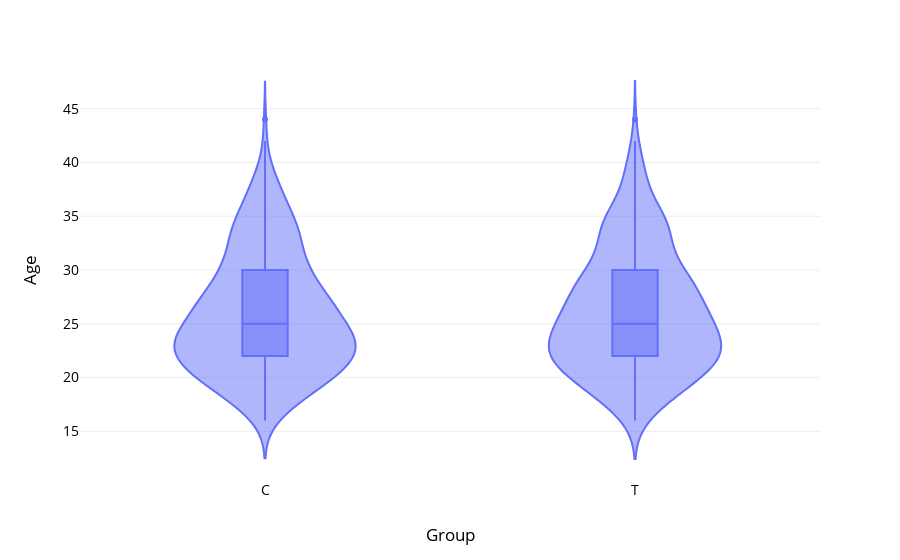

The code cell stored with this chart in its notebook:
### Code cell
fig = px.violin(df, y="Age", x="Group", box=True,
          hover_data=df.columns)
fig.update_layout(template=custom_template,)
fig.show()

### Figure 1 — Plotly figure (JSON) as saved in the notebook; plotly's stock layout.template omitted (floating-point values rounded to 4 significant figures; data arrays with more than 128 entries replaced by an {"elided": "..."} marker saying what was removed)
{"data": [{"alignmentgroup": "True", "box": {"visible": true}, "customdata": {"elided": "823x169 mixed values"}, "hovertemplate": "Group=%{x}<br>Age=%{y}<br>PID=%{customdata[0]}<br>Clinic=%{customdata[1]}<br>Black=%{customdata[2]}<br>White=%{customdata[3]}<br>Nat Am=%{customdata[4]}<br>Asian=%{customdata[5]}<br>Hisp=%{customdata[6]}<br>Education=%{customdata[7]}<br>Public Asstce=%{customdata[8]}<br>Hypertension=%{customdata[9]}<br>Diabetes=%{customdata[10]}<br>BL Diab Type=%{customdata[11]}<br>BMI=%{customdata[12]}<br>Use Tob=%{customdata[13]}<br>BL Cig/Day=%{customdata[14]}<br>Use Alc=%{customdata[15]}<br>BL Drks/Day=%{customdata[16]}<br>Drug Add=%{customdata[17]}<br>Prev preg=%{customdata[18]}<br>N prev preg=%{customdata[19]}<br>Live PTB=%{customdata[20]}<br>Any stillbirth=%{customdata[21]}<br>Spont ab=%{customdata[22]}<br>Induced ab=%{customdata[23]}<br>Any live ptb sb sp ab in ab=%{customdata[24]}<br>N living kids=%{customdata[25]}<br>Tx comp?=%{customdata[26]}<br>Local anes=%{customdata[27]}<br>Topical Anest=%{customdata[28]}<br>Tx time=%{customdata[29]}<br>EDC necessary?=%{customdata[30]}<br>Completed EDC=%{customdata[31]}<br>N extractions=%{customdata[32]}<br>N perm restorations=%{customdata[33]}<br>N qualifying teeth=%{customdata[34]}<br>BL GE=%{customdata[35]}<br>BL %BOP=%{customdata[36]}<br>BL PD avg=%{customdata[37]}<br>BL %PD>4=%{customdata[38]}<br>BL %PD>5=%{customdata[39]}<br>BL CAL avg=%{customdata[40]}<br>BL %CAL>2=%{customdata[41]}<br>BL %CAL>3=%{customdata[42]}<br>BL Calc I=%{customdata[43]}<br>BL Pl I=%{customdata[44]}<br>V3 GE=%{customdata[45]}<br>V3 %BOP=%{customdata[46]}<br>V3 PD avg=%{customdata[47]}<br>V3 %PD>4=%{customdata[48]}<br>V3 %PD>5=%{customdata[49]}<br>V3 CAL avg=%{customdata[50]}<br>V3 %CAL>2=%{customdata[51]}<br>V3 %CAL>3=%{customdata[52]}<br>V3 Calc I=%{customdata[53]}<br>V3 Pl I=%{customdata[54]}<br>V5 GE=%{customdata[55]}<br>V5 %BOP=%{customdata[56]}<br>V5 PD avg=%{customdata[57]}<br>V5 %PD>4=%{customdata[58]}<br>V5 %PD>5=%{customdata[59]}<br>V5 CAL avg=%{customdata[60]}<br>V5 %CAL>2=%{customdata[61]}<br>V5 %CAL>3=%{customdata[62]}<br>V5 Calc I=%{customdata[63]}<br>V5 Pl I=%{customdata[64]}<br>N PAL sites=%{customdata[65]}<br>Birth outcome=%{customdata[66]}<br>Preg ended < 37 wk=%{customdata[67]}<br>GA at outcome=%{customdata[68]}<br>Birthweight=%{customdata[69]}<br>Fetal/congenital anomaly=%{customdata[70]}<br>Apgar1=%{customdata[71]}<br>Apgar5=%{customdata[72]}<br>Any SAE?=%{customdata[73]}<br>GA @ 1st SAE=%{customdata[74]}<br>Bact vag=%{customdata[75]}<br>Gest diab=%{customdata[76]}<br>Oligo=%{customdata[77]}<br>Polyhyd=%{customdata[78]}<br>Gonorrhea=%{customdata[79]}<br>Chlamydia=%{customdata[80]}<br>Strep B=%{customdata[81]}<br>Traumatic Inj=%{customdata[82]}<br>UTI=%{customdata[83]}<br>Pre-eclamp=%{customdata[84]}<br>Mom HIV status=%{customdata[85]}<br>BL Anti-inf=%{customdata[86]}<br>BL Cortico=%{customdata[87]}<br>BL Antibio=%{customdata[88]}<br>BL Bac-vag=%{customdata[89]}<br>V3 Anti-inf=%{customdata[90]}<br>V3 Cortico=%{customdata[91]}<br>V3 Antibio=%{customdata[92]}<br>V3 Bac-vag=%{customdata[93]}<br>V5 Anti-inf=%{customdata[94]}<br>V5 Cortico=%{customdata[95]}<br>V5 Antibio=%{customdata[96]}<br>V5 Bac-vag=%{customdata[97]}<br># Vis Att=%{customdata[98]}<br># Vis Elig=%{customdata[99]}<br>1st Miss Vis=%{customdata[100]}<br>OAA1=%{customdata[101]}<br>OCR1=%{customdata[102]}<br>OFN1=%{customdata[103]}<br>OPG1=%{customdata[104]}<br>OPI1=%{customdata[105]}<br>OTD1=%{customdata[106]}<br>OTF1=%{customdata[107]}<br>OCRP1=%{customdata[108]}<br>O1B1=%{customdata[109]}<br>O61=%{customdata[110]}<br>O81=%{customdata[111]}<br>OPGE21=%{customdata[112]}<br>OTNF1=%{customdata[113]}<br>OMMP91=%{customdata[114]}<br>ETXU_CAT1=%{customdata[115]}<br>OFIBRIN1=%{customdata[116]}<br>OAA5=%{customdata[117]}<br>OCR5=%{customdata[118]}<br>OFN5=%{customdata[119]}<br>OPG5=%{customdata[120]}<br>OPI5=%{customdata[121]}<br>OTD5=%{customdata[122]}<br>OTF5=%{customdata[123]}<br>OCRP5=%{customdata[124]}<br>O1B5=%{customdata[125]}<br>O65=%{customdata[126]}<br>O85=%{customdata[127]}<br>OPGE25=%{customdata[128]}<br>OTNF5=%{customdata[129]}<br>OMMP95=%{customdata[130]}<br>ETXU_CAT5=%{customdata[131]}<br>OFIBRIN5=%{customdata[132]}<br>BL DNA=%{customdata[133]}<br>BL Univ=%{customdata[134]}<br>BL AA=%{customdata[135]}<br>BL PG=%{customdata[136]}<br>BL TD=%{customdata[137]}<br>BL TF=%{customdata[138]}<br>BL PI=%{customdata[139]}<br>BL CR=%{customdata[140]}<br>BL FN=%{customdata[141]}<br>BL S7=%{customdata[142]}<br>V5 DNA=%{customdata[143]}<br>V5 Univ=%{customdata[144]}<br>V5 AA=%{customdata[145]}<br>V5 PG=%{customdata[146]}<br>V5 TD=%{customdata[147]}<br>V5 TF=%{customdata[148]}<br>V5 PI=%{customdata[149]}<br>V5 CR=%{customdata[150]}<br>V5 FN=%{customdata[151]}<br>V5 S7=%{customdata[152]}<br>BL %AA=%{customdata[153]}<br>BL %PG=%{customdata[154]}<br>BL %TD=%{customdata[155]}<br>BL %TF=%{customdata[156]}<br>BL %PI=%{customdata[157]}<br>BL %CR=%{customdata[158]}<br>BL %FN=%{customdata[159]}<br>BL %S7=%{customdata[160]}<br>V5 %AA=%{customdata[161]}<br>V5 %PG=%{customdata[162]}<br>V5 %TD=%{customdata[163]}<br>V5 %TF=%{customdata[164]}<br>V5 %PI=%{customdata[165]}<br>V5 %CR=%{customdata[166]}<br>V5 %FN=%{customdata[167]}<br>V5 %S7=%{customdata[168]}<extra></extra>", "legendgroup": "", "marker": {"color": "#636efa"}, "name": "", "offsetgroup": "", "orientation": "v", "scalegroup": "True", "showlegend": false, "type": "violin", "x": {"elided": "823 str values"}, "x0": " ", "xaxis": "x", "y": {"elided": "823 int values"}, "y0": " ", "yaxis": "y"}], "layout": {"legend": {"tracegroupgap": 0}, "margin": {"t": 60}, "violinmode": "group", "xaxis": {"anchor": "y", "domain": [0, 1], "title": {"text": "Group"}}, "yaxis": {"anchor": "x", "domain": [0, 1], "title": {"text": "Age"}}}}
